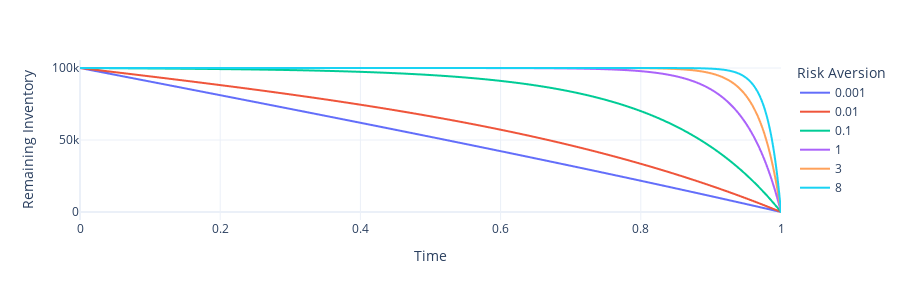

Notebook code cell kept with this figure:
### Markdown cell above
#### Varying risk aversion

### Code cell
df = pd.DataFrame()

t_values = np.linspace(0, T, 1000)

for lamb in lambdas:
    xt = [target_close_opti_strat(t, x0, sigma, lamb, eta, T) for t in t_values]
    temp_df = pd.DataFrame({'t': t_values, 'x': xt, 'lambda': str(lamb)})
    df = pd.concat([df, temp_df], ignore_index=True)

fig = px.line(df, x='t', y='x', color='lambda', template='plotly_white', 
              labels={"x": "Remaining Inventory", "t": "Time", "lambda": "Risk Aversion"})

fig.update_traces(hoverinfo='skip')
fig.update_traces(hovertemplate=None)
fig.update_layout(width=900, height=300)
fig.show()

### Figure 1 — Plotly figure (JSON) as saved in the notebook; plotly's stock layout.template omitted (floating-point values rounded to 4 significant figures; data arrays with more than 128 entries replaced by an {"elided": "..."} marker saying what was removed)
{"data": [{"hoverinfo": "skip", "legendgroup": "0.001", "line": {"color": "#636efa", "dash": "solid"}, "marker": {"symbol": "circle"}, "mode": "lines", "name": "0.001", "showlegend": true, "type": "scattergl", "x": {"elided": "1000 float values"}, "xaxis": "x", "y": {"elided": "1000 float values"}, "yaxis": "y"}, {"hoverinfo": "skip", "legendgroup": "0.01", "line": {"color": "#EF553B", "dash": "solid"}, "marker": {"symbol": "circle"}, "mode": "lines", "name": "0.01", "showlegend": true, "type": "scattergl", "x": {"elided": "1000 float values"}, "xaxis": "x", "y": {"elided": "1000 float values"}, "yaxis": "y"}, {"hoverinfo": "skip", "legendgroup": "0.1", "line": {"color": "#00cc96", "dash": "solid"}, "marker": {"symbol": "circle"}, "mode": "lines", "name": "0.1", "showlegend": true, "type": "scattergl", "x": {"elided": "1000 float values"}, "xaxis": "x", "y": {"elided": "1000 float values"}, "yaxis": "y"}, {"hoverinfo": "skip", "legendgroup": "1", "line": {"color": "#ab63fa", "dash": "solid"}, "marker": {"symbol": "circle"}, "mode": "lines", "name": "1", "showlegend": true, "type": "scattergl", "x": {"elided": "1000 float values"}, "xaxis": "x", "y": {"elided": "1000 float values"}, "yaxis": "y"}, {"hoverinfo": "skip", "legendgroup": "3", "line": {"color": "#FFA15A", "dash": "solid"}, "marker": {"symbol": "circle"}, "mode": "lines", "name": "3", "showlegend": true, "type": "scattergl", "x": {"elided": "1000 float values"}, "xaxis": "x", "y": {"elided": "1000 float values"}, "yaxis": "y"}, {"hoverinfo": "skip", "legendgroup": "8", "line": {"color": "#19d3f3", "dash": "solid"}, "marker": {"symbol": "circle"}, "mode": "lines", "name": "8", "showlegend": true, "type": "scattergl", "x": {"elided": "1000 float values"}, "xaxis": "x", "y": {"elided": "1000 float values"}, "yaxis": "y"}], "layout": {"height": 300, "legend": {"title": {"text": "Risk Aversion"}, "tracegroupgap": 0}, "margin": {"t": 60}, "width": 900, "xaxis": {"anchor": "y", "domain": [0, 1], "title": {"text": "Time"}}, "yaxis": {"anchor": "x", "domain": [0, 1], "title": {"text": "Remaining Inventory"}}}}
